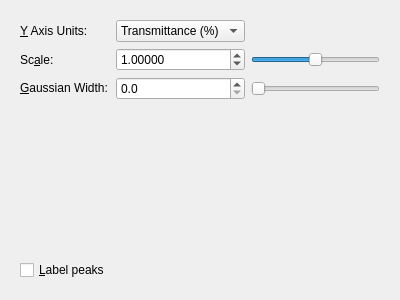
<?xml version="1.0" encoding="UTF-8"?>
<ui version="4.0">
 <class>Tab_IR</class>
 <widget class="QWidget" name="Tab_IR">
  <property name="geometry">
   <rect>
    <x>0</x>
    <y>0</y>
    <width>400</width>
    <height>300</height>
   </rect>
  </property>
  <property name="windowTitle">
   <string>tab_IR</string>
  </property>
  <layout class="QGridLayout" name="gridLayout">
   <item row="0" column="0">
    <widget class="QWidget" name="widget" native="true">
     <layout class="QGridLayout" name="gridLayout_2">
      <item row="0" column="0">
       <widget class="QLabel" name="label_8">
        <property name="sizePolicy">
         <sizepolicy hsizetype="Fixed" vsizetype="Preferred">
          <horstretch>0</horstretch>
          <verstretch>0</verstretch>
         </sizepolicy>
        </property>
        <property name="text">
         <string>&amp;Y Axis Units:</string>
        </property>
        <property name="buddy">
         <cstring>combo_yaxis</cstring>
        </property>
       </widget>
      </item>
      <item row="0" column="1">
       <widget class="QComboBox" name="combo_yaxis">
        <property name="sizePolicy">
         <sizepolicy hsizetype="Fixed" vsizetype="Fixed">
          <horstretch>0</horstretch>
          <verstretch>0</verstretch>
         </sizepolicy>
        </property>
        <item>
         <property name="text">
          <string>Transmittance (%)</string>
         </property>
        </item>
        <item>
         <property name="text">
          <string>Absorbance (%)</string>
         </property>
        </item>
       </widget>
      </item>
      <item row="0" column="2">
       <spacer name="horizontalSpacer_2">
        <property name="orientation">
         <enum>Qt::Horizontal</enum>
        </property>
        <property name="sizeHint" stdset="0">
         <size>
          <width>40</width>
          <height>20</height>
         </size>
        </property>
       </spacer>
      </item>
      <item row="1" column="0">
       <widget class="QLabel" name="label">
        <property name="sizePolicy">
         <sizepolicy hsizetype="Fixed" vsizetype="Minimum">
          <horstretch>0</horstretch>
          <verstretch>0</verstretch>
         </sizepolicy>
        </property>
        <property name="text">
         <string>Sc&amp;ale:</string>
        </property>
        <property name="buddy">
         <cstring>spin_scale</cstring>
        </property>
       </widget>
      </item>
      <item row="2" column="0">
       <widget class="QLabel" name="label_9">
        <property name="sizePolicy">
         <sizepolicy hsizetype="Fixed" vsizetype="Fixed">
          <horstretch>0</horstretch>
          <verstretch>0</verstretch>
         </sizepolicy>
        </property>
        <property name="text">
         <string>&amp;Gaussian Width:</string>
        </property>
        <property name="buddy">
         <cstring>spin_FWHM</cstring>
        </property>
       </widget>
      </item>
      <item row="3" column="0">
       <spacer name="verticalSpacer">
        <property name="orientation">
         <enum>Qt::Vertical</enum>
        </property>
        <property name="sizeHint" stdset="0">
         <size>
          <width>20</width>
          <height>40</height>
         </size>
        </property>
       </spacer>
      </item>
      <item row="4" column="0">
       <widget class="QCheckBox" name="cb_labelPeaks">
        <property name="sizePolicy">
         <sizepolicy hsizetype="Fixed" vsizetype="Fixed">
          <horstretch>0</horstretch>
          <verstretch>0</verstretch>
         </sizepolicy>
        </property>
        <property name="text">
         <string>&amp;Label peaks</string>
        </property>
        <property name="checked">
         <bool>false</bool>
        </property>
       </widget>
      </item>
      <item row="1" column="1">
       <widget class="QDoubleSpinBox" name="spin_scale">
        <property name="sizePolicy">
         <sizepolicy hsizetype="Minimum" vsizetype="Fixed">
          <horstretch>0</horstretch>
          <verstretch>0</verstretch>
         </sizepolicy>
        </property>
        <property name="decimals">
         <number>5</number>
        </property>
        <property name="minimum">
         <double>0.500000000000000</double>
        </property>
        <property name="maximum">
         <double>1.500000000000000</double>
        </property>
        <property name="singleStep">
         <double>0.010000000000000</double>
        </property>
        <property name="value">
         <double>1.000000000000000</double>
        </property>
       </widget>
      </item>
      <item row="2" column="1">
       <widget class="QDoubleSpinBox" name="spin_FWHM">
        <property name="sizePolicy">
         <sizepolicy hsizetype="Minimum" vsizetype="Fixed">
          <horstretch>0</horstretch>
          <verstretch>0</verstretch>
         </sizepolicy>
        </property>
        <property name="decimals">
         <number>1</number>
        </property>
        <property name="maximum">
         <double>1000.000000000000000</double>
        </property>
        <property name="singleStep">
         <double>5.000000000000000</double>
        </property>
       </widget>
      </item>
      <item row="1" column="2">
       <widget class="QSlider" name="hs_scale">
        <property name="maximum">
         <number>2000</number>
        </property>
        <property name="value">
         <number>1000</number>
        </property>
        <property name="orientation">
         <enum>Qt::Horizontal</enum>
        </property>
       </widget>
      </item>
      <item row="2" column="2">
       <widget class="QSlider" name="hs_gaussianWidth">
        <property name="maximum">
         <number>200</number>
        </property>
        <property name="orientation">
         <enum>Qt::Horizontal</enum>
        </property>
       </widget>
      </item>
     </layout>
    </widget>
   </item>
  </layout>
 </widget>
 <tabstops>
  <tabstop>combo_yaxis</tabstop>
  <tabstop>spin_scale</tabstop>
  <tabstop>spin_FWHM</tabstop>
  <tabstop>cb_labelPeaks</tabstop>
 </tabstops>
 <resources/>
 <connections/>
</ui>
